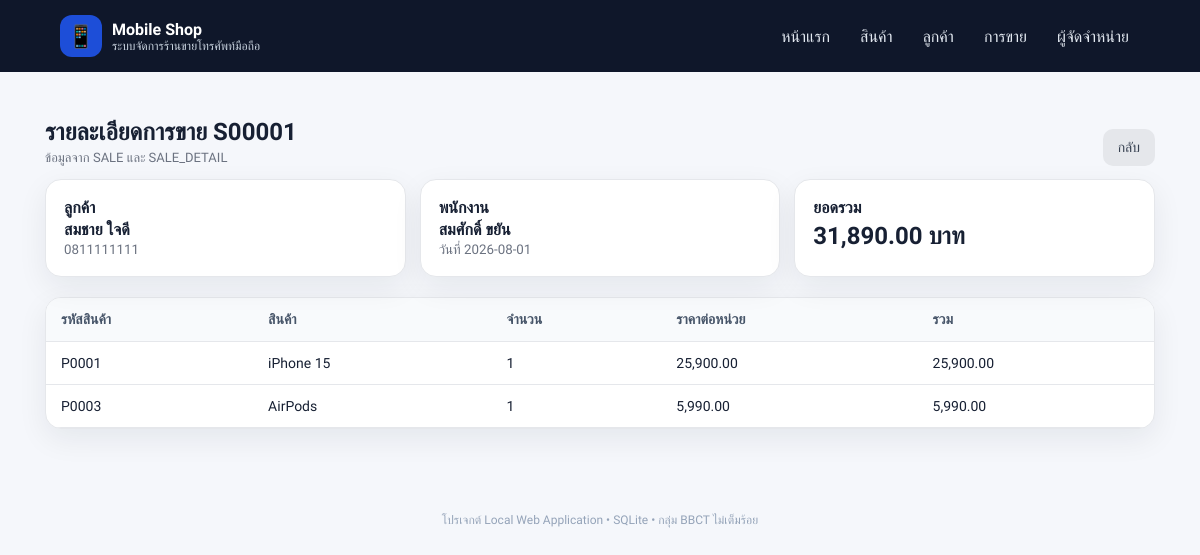
/sales/S00001, run on the app's committed database.
### tables this page shows
CREATE TABLE SALE (
    SALE_ID CHAR(6) PRIMARY KEY,
    CUSTOMER_ID CHAR(5) NOT NULL,
    EMP_ID CHAR(5) NOT NULL,
    SALE_DATE DATE NOT NULL,
    TOTAL_AMOUNT DECIMAL(10,2) NOT NULL DEFAULT 0,
    FOREIGN KEY (CUSTOMER_ID) REFERENCES CUSTOMER(CUSTOMER_ID),
    FOREIGN KEY (EMP_ID) REFERENCES EMPLOYEE(EMP_ID)
);

CREATE TABLE CUSTOMER (
    CUSTOMER_ID CHAR(5) PRIMARY KEY,
    CUS_NAME VARCHAR(50) NOT NULL,
    CUS_PHONE CHAR(10) NOT NULL
);

CREATE TABLE EMPLOYEE (
    EMP_ID CHAR(5) PRIMARY KEY,
    EMP_NAME VARCHAR(50) NOT NULL,
    EMP_POSITION VARCHAR(30) NOT NULL
);

CREATE TABLE SALE_DETAIL (
    SALE_ID CHAR(6) NOT NULL,
    PRODUCT_ID CHAR(5) NOT NULL,
    QTY INT NOT NULL DEFAULT 1,
    UNIT_PRICE DECIMAL(10,2) NOT NULL,
    PRIMARY KEY (SALE_ID, PRODUCT_ID),
    FOREIGN KEY (SALE_ID) REFERENCES SALE(SALE_ID),
    FOREIGN KEY (PRODUCT_ID) REFERENCES PRODUCT(PRODUCT_ID)
);

CREATE TABLE PRODUCT (
    PRODUCT_ID CHAR(5) PRIMARY KEY,
    PRODUCT_NAME VARCHAR(50) NOT NULL,
    BRAND VARCHAR(30) NOT NULL,
    MODEL VARCHAR(30),
    PRICE DECIMAL(10,2) NOT NULL DEFAULT 0,
    STOCK_QTY INT NOT NULL DEFAULT 0
);

### app.py (the view)
@app.route("/sales/<sale_id>")
def sale_detail(sale_id):
    conn = get_db()
    sale = conn.execute(
        """
        SELECT s.*, c.CUS_NAME, c.CUS_PHONE, e.EMP_NAME
        FROM SALE s
        JOIN CUSTOMER c ON c.CUSTOMER_ID = s.CUSTOMER_ID
        JOIN EMPLOYEE e ON e.EMP_ID = s.EMP_ID
        WHERE s.SALE_ID = ?
        """,
        (sale_id,),
    ).fetchone()
    details = conn.execute(
        """
        SELECT sd.*, p.PRODUCT_NAME, p.BRAND, p.MODEL
        FROM SALE_DETAIL sd
        JOIN PRODUCT p ON p.PRODUCT_ID = sd.PRODUCT_ID
        WHERE sd.SALE_ID = ?
        """,
        (sale_id,),
    ).fetchall()
    conn.close()
    if not sale:
        flash("ไม่พบรายการขาย", "error")
        return redirect(url_for("sales"))
    return render_template("sale_detail.html", sale=sale, details=details)

### app.py (called while the page is built)
def get_db():
    conn = sqlite3.connect(DB_PATH)
    conn.row_factory = sqlite3.Row
    conn.execute("PRAGMA foreign_keys = ON")
    return conn

### templates/sale_detail.html (shortened to what this page needs)
{% extends "base.html" %}
{% block content %}
<section class="section-head"><div><h1>รายละเอียดการขาย {{ sale.SALE_ID }}</h1><p>ข้อมูลจาก SALE และ SALE_DETAIL</p></div><a class="btn btn-muted" href="{{ url_for('sales') }}">กลับ</a></section>
<div class="details-grid">
<div class="card info"><b>ลูกค้า</b><span>{{ sale.CUS_NAME }}</span><small>{{ sale.CUS_PHONE }}</small></div>
<div class="card info"><b>พนักงาน</b><span>{{ sale.EMP_NAME }}</span><small>วันที่ {{ sale.SALE_DATE }}</small></div>
<div class="card info total"><b>ยอดรวม</b><strong>{{ "{:,.2f}".format(sale.TOTAL_AMOUNT) }} บาท</strong></div>
</div>
<div class="card table-wrap"><table><thead><tr><th>รหัสสินค้า</th><th>สินค้า</th><th>จำนวน</th><th>ราคาต่อหน่วย</th><th>รวม</th></tr></thead>
<tbody>{% for d in details %}<tr><td>{{ d.PRODUCT_ID }}</td><td>{{ d.PRODUCT_NAME }}</td><td>{{ d.QTY }}</td><td>{{ "{:,.2f}".format(d.UNIT_PRICE) }}</td><td>{{ "{:,.2f}".format(d.QTY * d.UNIT_PRICE) }}</td></tr>{% endfor %}</tbody></table></div>
{% endblock %}

### static/style.css (style rules this page uses)
:root { --bg:#f5f7fb;--card:#fff;--text:#172033;--muted:#6b7280;--line:#e5e7eb;--primary:#2563eb;--primary2:#1d4ed8;--success:#15803d;--danger:#b91c1c;--shadow:0 10px 30px rgba(15,23,42,.07) }
* { box-sizing:border-box }
body { margin:0;background:var(--bg);color:var(--text);font-family:'Prompt',sans-serif }
a { text-decoration:none;color:var(--primary) }
.btn { display:inline-block;border:0;background:var(--primary);color:#fff;padding:10px 15px;border-radius:10px;font-family:inherit;font-size:14px;cursor:pointer }
.btn-muted { background:#e5e7eb;color:#374151 }
.card { background:var(--card);border:1px solid var(--line);border-radius:16px;box-shadow:var(--shadow) }
.section-head { display:flex;justify-content:space-between;align-items:end;gap:15px;margin:18px 0 13px }
.section-head h1,.section-head h2 { margin:0 }
.section-head p { margin:4px 0 0;color:var(--muted);font-size:13px }
.table-wrap { overflow:auto }
table { width:100%;border-collapse:collapse;min-width:650px }
th,td { text-align:left;padding:13px 15px;border-bottom:1px solid var(--line);font-size:14px }
th { background:#f8fafc;font-weight:600;color:#475569 }
.details-grid { display:grid;grid-template-columns:repeat(3,1fr);gap:14px;margin-bottom:20px }
.info { padding:18px }
.info b,.info span,.info small { display:block }
.info span { font-weight:600;margin-top:3px }
.info small { color:var(--muted);margin-top:3px }
.info.total strong { display:block;font-size:24px;margin-top:5px }

### data on the page
SALE: SALE_ID "S00001", SALE_DATE "2026-08-01", TOTAL_AMOUNT "31,890.00"
CUSTOMER: CUS_NAME "สมชาย ใจดี", CUS_PHONE "0811111111"
EMPLOYEE: EMP_NAME "สมศักดิ์ ขยัน"
SALE_DETAIL: PRODUCT_ID "P0001", PRODUCT_NAME "iPhone 15", QTY "1", UNIT_PRICE "25,900.00", d.QTY*d.UNIT_PRICE "25,900.00"
SALE_DETAIL: PRODUCT_ID "P0003", PRODUCT_NAME "AirPods", QTY "1", UNIT_PRICE "5,990.00", d.QTY*d.UNIT_PRICE "5,990.00"
